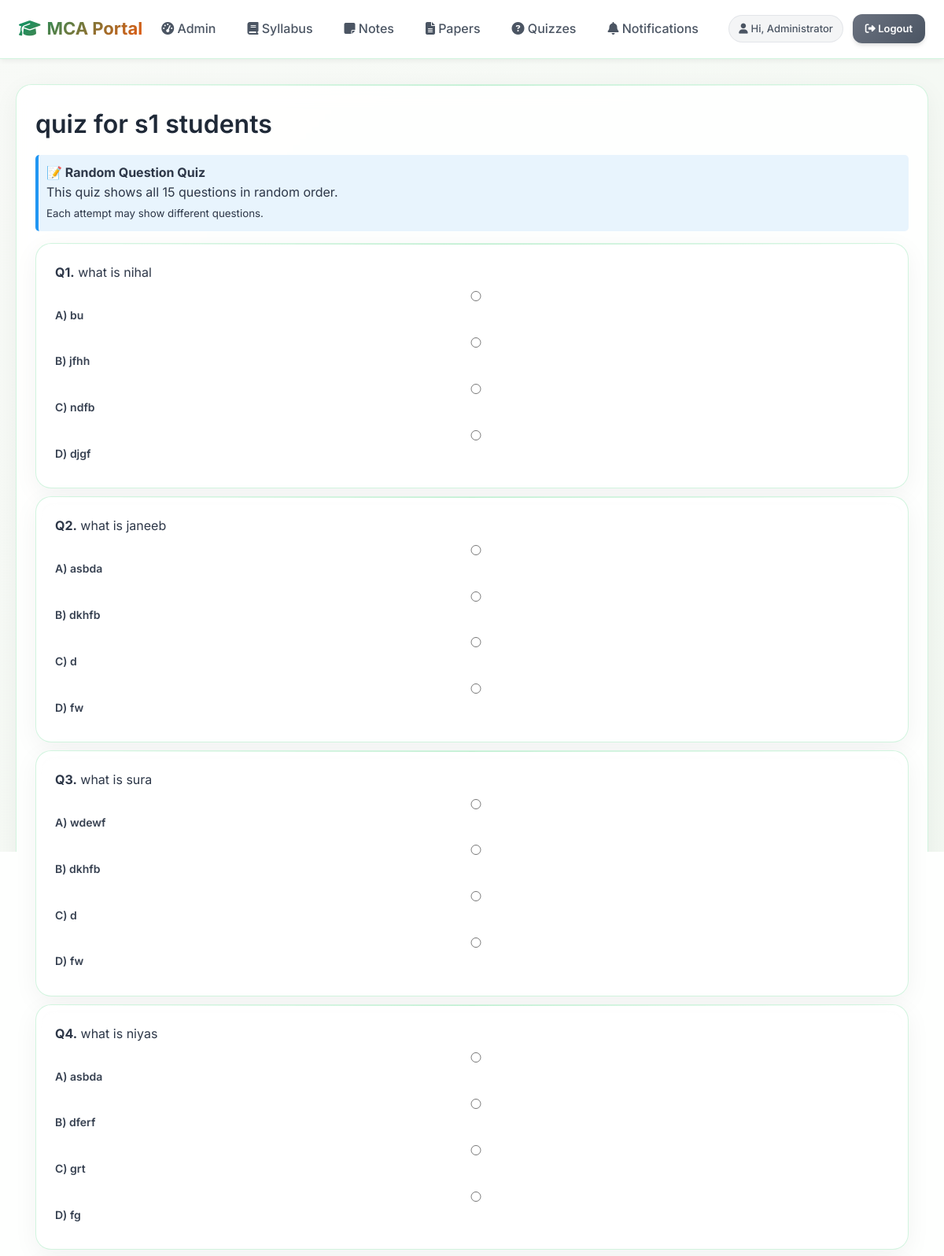
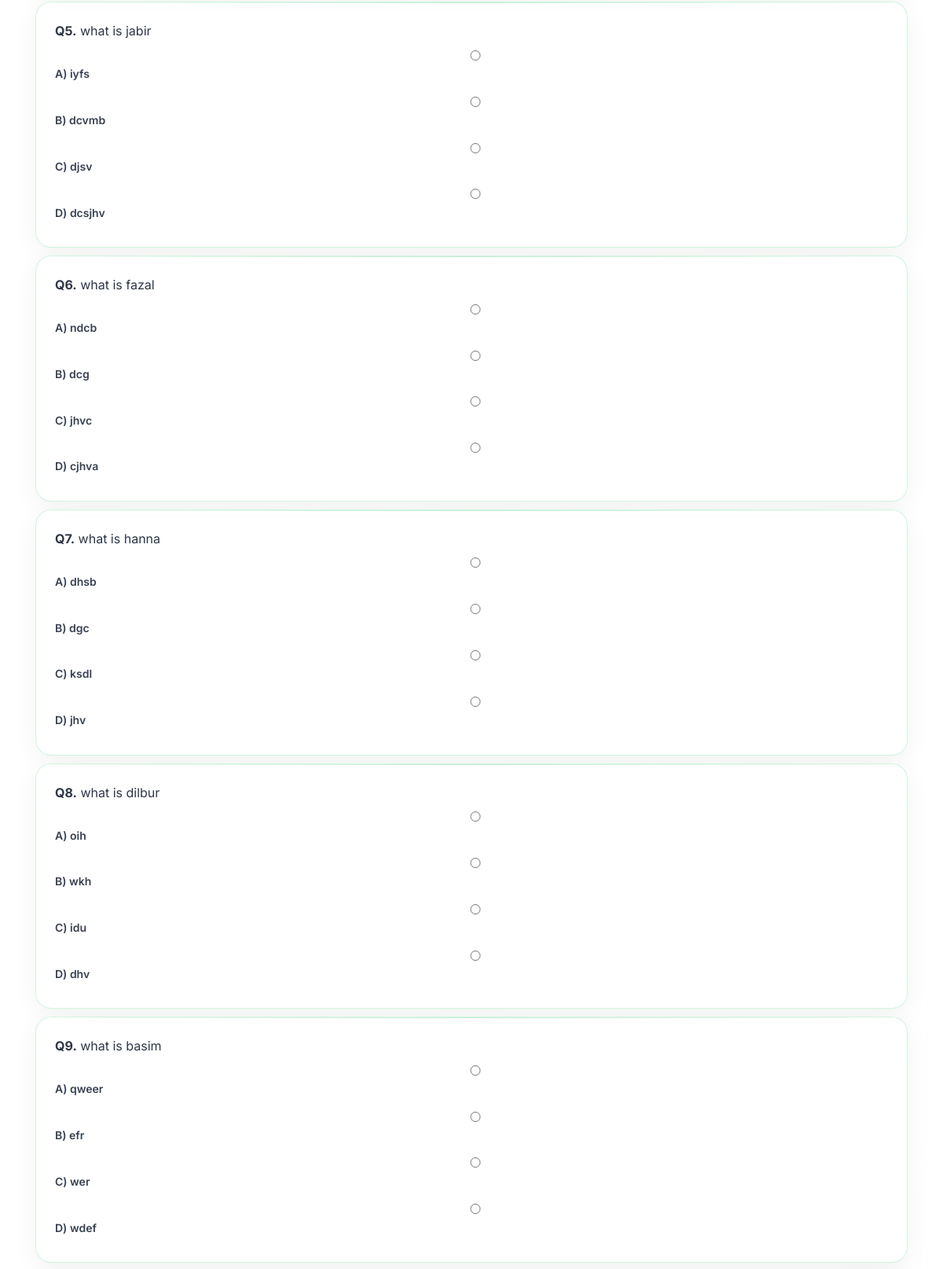
Screenshot of /quiz/2 (signed in, upper part) with the database file from the repository (2 pictures, top to bottom).
### models.py (models this page shows)
class User(db.Model, UserMixin):
    id = db.Column(db.Integer, primary_key=True)
    name = db.Column(db.String(120), nullable=False)
    email = db.Column(db.String(120), unique=True, nullable=False, index=True)
    password_hash = db.Column(db.String(256), nullable=False)
    role = db.Column(db.String(20), default="student")  # 'admin' or 'student'
    semester = db.Column(db.String(20))
    created_at = db.Column(db.DateTime, default=datetime.utcnow)

class Quiz(db.Model):
    id = db.Column(db.Integer, primary_key=True)
    title = db.Column(db.String(200), nullable=False)
    semester = db.Column(db.String(20), nullable=False, index=True)
    subject = db.Column(db.String(120), nullable=False, index=True)
    created_by = db.Column(db.Integer, db.ForeignKey("user.id"))
    created_at = db.Column(db.DateTime, default=datetime.utcnow)
    questions_per_attempt = db.Column(db.Integer, default=None)  # Number of questions to show per attempt (None = show all)
    randomize_questions = db.Column(db.Boolean, default=False)  # Whether to randomize question selection
    questions = db.relationship("QuizQuestion", backref="quiz", cascade="all, delete-orphan")

class QuizQuestion(db.Model):
    id = db.Column(db.Integer, primary_key=True)
    quiz_id = db.Column(db.Integer, db.ForeignKey("quiz.id"), nullable=False)
    question = db.Column(db.Text, nullable=False)
    option_a = db.Column(db.String(255), nullable=False)
    option_b = db.Column(db.String(255), nullable=False)
    option_c = db.Column(db.String(255), nullable=False)
    option_d = db.Column(db.String(255), nullable=False)
    correct_option = db.Column(db.String(1), nullable=False)  # 'A'/'B'/'C'/'D'

### app.py (the view, shortened to what this page needs)
    @app.route("/quiz/<int:quiz_id>", methods=["GET", "POST"])
    @login_required
    def take_quiz(quiz_id):
        quiz = Quiz.query.get_or_404(quiz_id)
        if quiz.randomize_questions and quiz.questions_per_attempt and len(quiz.questions) > quiz.questions_per_attempt:
            selected_questions = random.sample(list(quiz.questions), quiz.questions_per_attempt)
        else:
            selected_questions = list(quiz.questions)
        class QuizWithSelectedQuestions:
            def __init__(self, original_quiz, selected_questions):
                self.id = original_quiz.id
                self.title = original_quiz.title
                self.semester = original_quiz.semester
                self.subject = original_quiz.subject
                self.questions = selected_questions
                self.randomize_questions = original_quiz.randomize_questions
                self.questions_per_attempt = original_quiz.questions_per_attempt
                self.total_questions = len(original_quiz.questions)
        quiz_for_template = QuizWithSelectedQuestions(quiz, selected_questions)
        return render_template("quiz/take_quiz.html", quiz=quiz_for_template)

### templates/quiz/take_quiz.html (shortened to what this page needs)
{% extends "base.html" %}
{% block content %}
<div class="card">
  <h2>{{ quiz.title }}</h2>
  {% if quiz.randomize_questions %}
    <div style="background: #e8f4fd; padding: 10px; border-radius: 5px; margin-bottom: 15px; border-left: 4px solid #2196f3;">
      <strong>📝 Random Question Quiz</strong><br>
      {% if quiz.questions_per_attempt %}
        This quiz shows {{ quiz.questions_per_attempt }} randomly selected questions out of {{ quiz.total_questions }} total questions.
      {% else %}
        This quiz shows all {{ quiz.total_questions }} questions in random order.
      {% endif %}
      <br><small>Each attempt may show different questions.</small>
    </div>
  {% endif %}
  <form method="post">
    {% for q in quiz.questions %}
      <div class="card" style="margin:10px 0;">
        <strong>Q{{ loop.index }}.</strong> {{ q.question }}
        <div style="margin-top:8px;display:grid;gap:6px;">
          <label><input type="radio" name="q{{ q.id }}" value="A"> A) {{ q.option_a }}</label>
          <label><input type="radio" name="q{{ q.id }}" value="B"> B) {{ q.option_b }}</label>
          <label><input type="radio" name="q{{ q.id }}" value="C"> C) {{ q.option_c }}</label>
          <label><input type="radio" name="q{{ q.id }}" value="D"> D) {{ q.option_d }}</label>
        </div>
      </div>
    {% endfor %}
  </form>
</div>
{% endblock %}

### templates/base.html (shortened to what this page needs)
<!doctype html>
<html lang="en">
<head>
  <link rel="stylesheet" href="https://cdnjs.cloudflare.com/ajax/libs/font-awesome/6.4.0/css/all.min.css">
  <link rel="stylesheet" href="{{ url_for('static', filename='style.css') }}">
</head>
<body>
  <nav class="topbar">
    <div class="nav-links">
      <a href="{{ url_for('index') }}" class="brand">
        <i class="fas fa-graduation-cap mr-2"></i>MCA Portal
      </a>
      {% if current_user.is_authenticated %}
        {% if current_user.role == 'admin' %}
          <a href="{{ url_for('admin_dashboard') }}">
            <i class="fas fa-tachometer-alt"></i> Admin
          </a>
        {% else %}
          <a href="{{ url_for('student_dashboard') }}">
            <i class="fas fa-home"></i> Dashboard
          </a>
        {% endif %}
        <a href="{{ url_for('syllabus_list') }}">
          <i class="fas fa-book"></i> Syllabus
        </a>
        <a href="{{ url_for('notes_list') }}">
          <i class="fas fa-sticky-note"></i> Notes
        </a>
        <a href="{{ url_for('papers_list') }}">
          <i class="fas fa-file-alt"></i> Papers
        </a>
        <a href="{{ url_for('quiz_list') }}">
          <i class="fas fa-question-circle"></i> Quizzes
        </a>
        <a href="{{ url_for('notifications') }}">
          <i class="fas fa-bell"></i> Notifications
        </a>
      {% endif %}
    </div>
    <div class="user-section">
      {% if current_user.is_authenticated %}
        <span class="pill">
          <i class="fas fa-user"></i>
          Hi, {{ current_user.name.split(' ')[0] }}
        </span>
        <a class="btn small secondary" href="{{ url_for('logout') }}">
          <i class="fas fa-sign-out-alt"></i> Logout
        </a>
      {% endif %}
    </div>
  </nav>
  <main>
    {% block content %}{% endblock %}
  </main>
</body>
</html>

### static/style.css (style rules this page uses)
* { box-sizing: border-box; }
body { font-family: 'Inter', system-ui, -apple-system, Segoe UI, Roboto, Ubuntu, 'Helvetica Neue', Arial, sans-serif; margin: 0; background: linear-gradient(135deg, #f8faf7 0%, #e8f5e8 100%); color: #2d3748; line-height: 1.6; min-height: 100vh; }
a { color: #2563eb; text-decoration: none; transition: color 0.2s ease; }
h1, h2, h3, h4 { margin-top: 0; font-weight: 600; color: #1f2937; }
h2 { font-size: 2rem; margin-bottom: 0.875rem; }
.topbar { display: flex; justify-content: space-between; align-items: center; background: rgba(255, 255, 255, 0.95); backdrop-filter: blur(10px); padding: 16px 24px; border-bottom: 1px solid rgba(34, 197, 94, 0.2); box-shadow: 0 4px 6px -1px rgba(0, 0, 0, 0.05); position: sticky; top: 0; z-index: 50; }
.topbar .nav-links { display: flex; gap: 8px; align-items: center; }
.topbar .brand { color: #1f2937; font-weight: 700; font-size: 22px; background: linear-gradient(135deg, #059669, #ea580c); -webkit-background-clip: text; -webkit-text-fill-color: transparent; background-clip: text; }
.topbar a:not(.brand):not(.btn) { margin: 0 4px; padding: 8px 12px; border-radius: 8px; color: #4b5563; font-weight: 500; transition: all 0.2s ease; position: relative; }
.topbar .user-section { display: flex; gap: 12px; align-items: center; }
.btn { background: linear-gradient(135deg, #059669, #047857); color: #ffffff; padding: 12px 20px; border-radius: 12px; border: none; display: inline-block; text-align: center; cursor: pointer; font-weight: 600; font-size: 14px; text-decoration: none; transition: all 0.3s ease; box-shadow: 0 4px 6px -1px rgba(0, 0, 0, 0.1), 0 2px 4px -1px rgba(0, 0, 0, 0.06); position: relative; overflow: hidden; }
.btn::before { content: ''; position: absolute; top: 0; left: -100%; width: 100%; height: 100%; background: linear-gradient(90deg, transparent, rgba(255,255,255,0.2), transparent); transition: left 0.5s; }
.btn.small { padding: 8px 16px; font-size: 13px; }
.btn.secondary { background: linear-gradient(135deg, #6b7280, #4b5563); }
main { max-width: 1200px; margin: 32px auto; padding: 0 20px; }
.card { background: rgba(255, 255, 255, 0.9); backdrop-filter: blur(12px); border: 1px solid rgba(34, 197, 94, 0.2); border-radius: 20px; padding: 24px; margin-bottom: 20px; box-shadow: 0 8px 32px 0 rgba(0, 0, 0, 0.05); transition: all 0.3s ease; position: relative; overflow: hidden; }
.card::before { content: ''; position: absolute; top: 0; left: 0; right: 0; height: 1px; background: linear-gradient(90deg, transparent, rgba(34, 197, 94, 0.3), transparent); }
label { display: block; margin: 0 0 8px 0; font-weight: 600; color: #374151; font-size: 14px; }
input, select, textarea { width: 100%; padding: 12px 16px; border-radius: 12px; border: 1px solid rgba(209, 213, 219, 0.8); background: rgba(255, 255, 255, 0.9); color: #374151; font-size: 14px; transition: all 0.3s ease; backdrop-filter: blur(8px); }
input::placeholder { color: #9ca3af; }
.pill { display: inline-flex; align-items: center; gap: 4px; padding: 6px 12px; border-radius: 999px; background: rgba(243, 244, 246, 0.9); color: #4b5563; font-size: 13px; font-weight: 500; backdrop-filter: blur(8px); border: 1px solid rgba(209, 213, 219, 0.5); }
.mr-2 { margin-right: 8px; }
html { scroll-behavior: smooth; }

### rows the page displays
User: name "Administrator"
Quiz: title "quiz for s1 students"
QuizQuestion: question "what is nihal", option_a "bu", option_b "jfhh", option_c "ndfb", option_d "djgf"
QuizQuestion: question "what is janeeb", option_a "asbda", option_b "dkhfb", option_c "d", option_d "fw"
QuizQuestion: question "what is sura", option_a "wdewf", option_b "dkhfb", option_c "d", option_d "fw"
QuizQuestion: question "what is niyas", option_a "asbda", option_b "dferf", option_c "grt", option_d "fg"
QuizQuestion: question "what is jabir", option_a "iyfs", option_b "dcvmb", option_c "djsv", option_d "dcsjhv"
QuizQuestion: question "what is fazal", option_a "ndcb", option_b "dcg", option_c "jhvc", option_d "cjhva"
QuizQuestion: question "what is hanna", option_a "dhsb", option_b "dgc", option_c "ksdl", option_d "jhv"
QuizQuestion: question "what is dilbur", option_a "oih", option_b "wkh", option_c "idu", option_d "dhv"
QuizQuestion: question "what is basim", option_a "qweer", option_b "efr", option_c "wer", option_d "wdef"

### other values shown
{{ quiz.total_questions }} "15"
